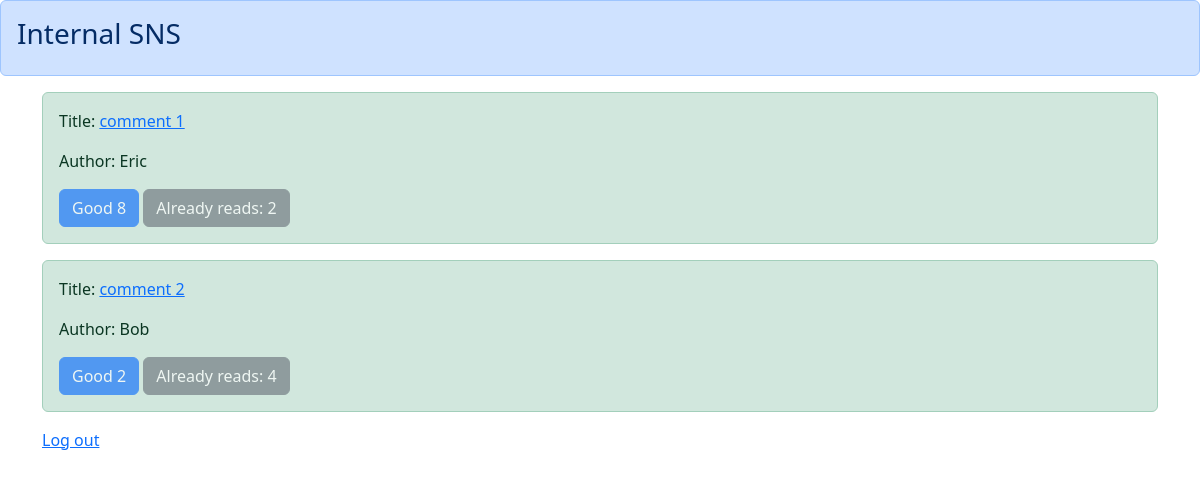
Page /list/ (signed in) on the earlier database version.
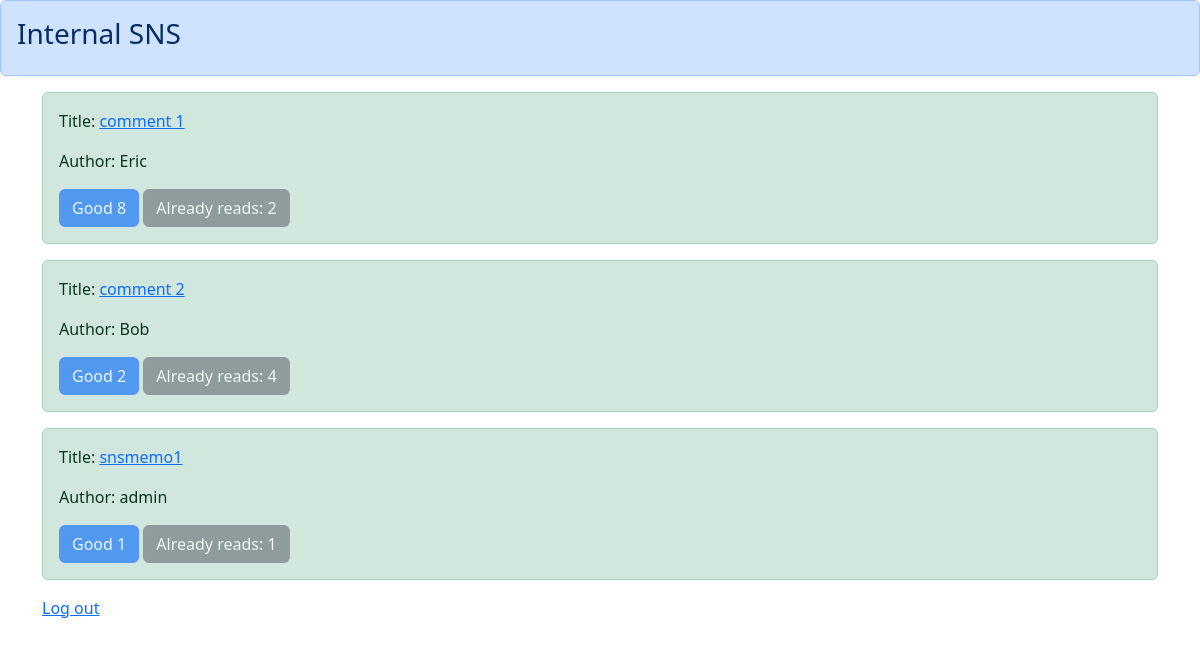
Same page on the later database version.
### boardapp/models.py (models this page shows)
class BoardModel(models.Model):
    title = models.CharField(max_length=1024)
    content = models.TextField()
    author = models.CharField(max_length=50)
    sns_image = models.ImageField(upload_to="")
    good = models.IntegerField(null=True, blank=True, default=1)
    read = models.IntegerField(null=True, blank=True, default=1)
    read_text = models.TextField(null=True, blank=True, default="abc")

### boardapp/views.py (the view)
# urls.py: path("list/", listfunc, name="list"),
@login_required
def listfunc(request):
    object_list = BoardModel.objects.all()
    return render(request, "list.html", {
        "object_list": object_list
    })

### templates/list.html
{% extends "base.html" %}
{% block header %}
<div class="alert alert-primary" role="alert">
    <h3>Internal SNS</h3>
</div>
{% endblock header %}
{% block content %}
{% if user.is_authenticated %}
    <div class="container">
        {% for item in object_list %}
            <div class="alert alert-success" role="alert">
                <p>Title: <a href="{% url "detail" item.pk %}">{{ item.title }}</a></p>
                <p>Author: {{ item.author }}</p>
                <a class="btn btn-primary disabled" role="button" aria-disabled="true">Good {{ item.good }}</a>
                <a class="btn btn-secondary disabled" role="button" aria-disabled="true">Already reads: {{ item.read }}</a>
            </div>
        {% endfor %}
        <a href="{% url "logout" %}">Log out</a>
    </div>
{% else %}
<h2>Please Log in</h2>
{% endif %}
{% endblock content %}

### templates/base.html (shortened to what this page needs)
<!doctype html>
<html lang="en">
  <head>
    <link href="https://cdn.jsdelivr.net/npm/bootstrap@5.3.2/dist/css/bootstrap.min.css" rel="stylesheet">
  </head>
    {% block header %}
    {% endblock header %}
    {% block content %}
    {% endblock content %}
</html>

Differences in the rows shown:
added BoardModel: title "snsmemo1", author "admin", good "1", read "1"
